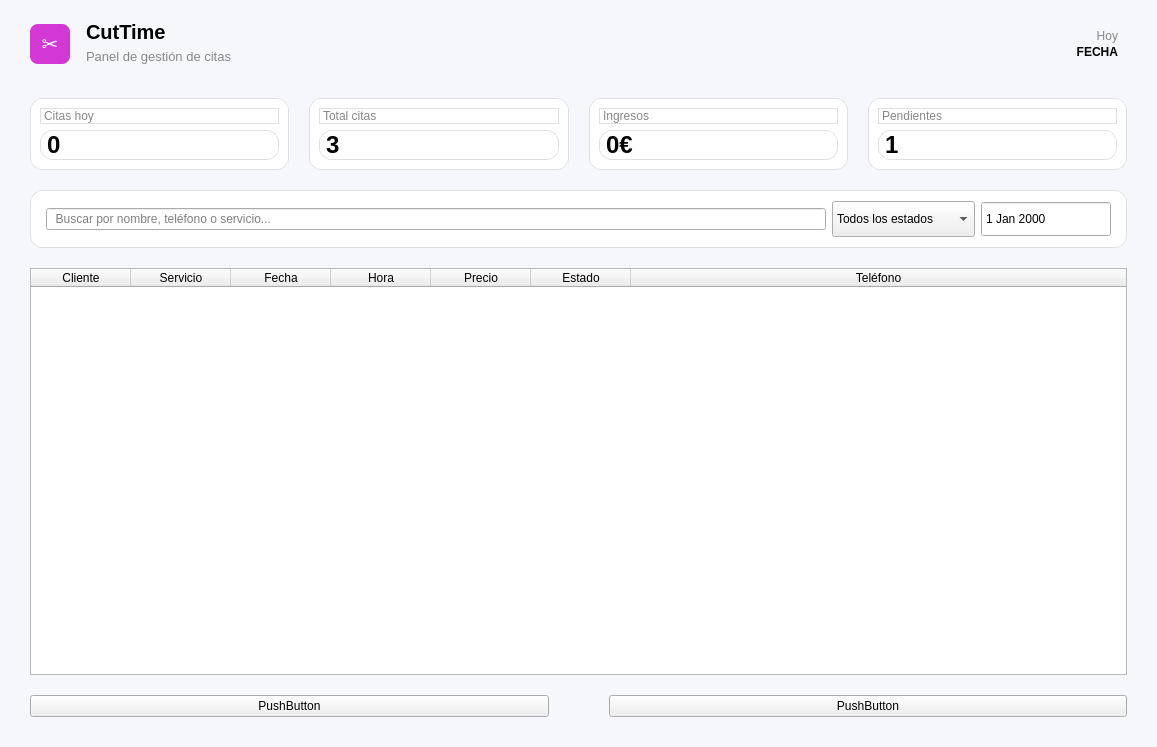
<?xml version="1.0" encoding="UTF-8"?>
<ui version="4.0">
 <class>MainWindow</class>
 <widget class="QMainWindow" name="MainWindow">
  <property name="geometry">
   <rect>
    <x>0</x>
    <y>0</y>
    <width>1157</width>
    <height>747</height>
   </rect>
  </property>
  <property name="windowTitle">
   <string>CutTime Dashboard</string>
  </property>
  <property name="styleSheet">
   <string notr="true">QMainWindow {
	background-color: #f5f7fb;
}
</string>
  </property>
  <widget class="QWidget" name="centralwidget">
   <layout class="QVBoxLayout" name="verticalLayout_Main">
    <property name="spacing">
     <number>20</number>
    </property>
    <property name="leftMargin">
     <number>30</number>
    </property>
    <property name="topMargin">
     <number>20</number>
    </property>
    <property name="rightMargin">
     <number>30</number>
    </property>
    <property name="bottomMargin">
     <number>30</number>
    </property>
    <item>
     <widget class="QWidget" name="headerContainer" native="true">
      <layout class="QHBoxLayout" name="horizontalLayout_Header">
       <property name="leftMargin">
        <number>0</number>
       </property>
       <property name="topMargin">
        <number>0</number>
       </property>
       <property name="rightMargin">
        <number>0</number>
       </property>
       <property name="bottomMargin">
        <number>10</number>
       </property>
       <item>
        <widget class="QLabel" name="logo">
         <property name="minimumSize">
          <size>
           <width>40</width>
           <height>40</height>
          </size>
         </property>
         <property name="maximumSize">
          <size>
           <width>40</width>
           <height>40</height>
          </size>
         </property>
         <property name="styleSheet">
          <string notr="true">background-color: #d438d4; border-radius: 8px; color: white; font-size: 20px; font-weight: bold;</string>
         </property>
         <property name="text">
          <string>✂</string>
         </property>
         <property name="alignment">
          <set>Qt::AlignmentFlag::AlignCenter</set>
         </property>
        </widget>
       </item>
       <item>
        <widget class="QWidget" name="titleWidget" native="true">
         <layout class="QVBoxLayout" name="verticalLayout_Title">
          <property name="spacing">
           <number>0</number>
          </property>
          <property name="leftMargin">
           <number>10</number>
          </property>
          <property name="topMargin">
           <number>0</number>
          </property>
          <property name="rightMargin">
           <number>0</number>
          </property>
          <property name="bottomMargin">
           <number>0</number>
          </property>
          <item>
           <widget class="QLabel" name="lblAppName">
            <property name="styleSheet">
             <string notr="true">font-size: 20px; font-weight: bold;</string>
            </property>
            <property name="text">
             <string>CutTime</string>
            </property>
           </widget>
          </item>
          <item>
           <widget class="QLabel" name="lblAppSub">
            <property name="styleSheet">
             <string notr="true">color: #888; font-size: 13px;</string>
            </property>
            <property name="text">
             <string>Panel de gestión de citas</string>
            </property>
           </widget>
          </item>
         </layout>
        </widget>
       </item>
       <item>
        <spacer name="horizontalSpacer">
         <property name="orientation">
          <enum>Qt::Orientation::Horizontal</enum>
         </property>
         <property name="sizeHint" stdset="0">
          <size>
           <width>40</width>
           <height>20</height>
          </size>
         </property>
        </spacer>
       </item>
       <item>
        <widget class="QWidget" name="dateWidget" native="true">
         <layout class="QVBoxLayout" name="verticalLayout_Date">
          <property name="spacing">
           <number>2</number>
          </property>
          <item>
           <widget class="QLabel" name="lblToday">
            <property name="styleSheet">
             <string notr="true">color: #888;</string>
            </property>
            <property name="text">
             <string>Hoy</string>
            </property>
            <property name="alignment">
             <set>Qt::AlignmentFlag::AlignRight|Qt::AlignmentFlag::AlignTrailing|Qt::AlignmentFlag::AlignVCenter</set>
            </property>
           </widget>
          </item>
          <item>
           <widget class="QLabel" name="lblFullDate">
            <property name="styleSheet">
             <string notr="true">font-weight: bold;</string>
            </property>
            <property name="text">
             <string>FECHA</string>
            </property>
            <property name="alignment">
             <set>Qt::AlignmentFlag::AlignRight|Qt::AlignmentFlag::AlignTrailing|Qt::AlignmentFlag::AlignVCenter</set>
            </property>
           </widget>
          </item>
         </layout>
        </widget>
       </item>
      </layout>
     </widget>
    </item>
    <item>
     <widget class="QWidget" name="cardsContainer" native="true">
      <layout class="QHBoxLayout" name="horizontalLayout_Cards">
       <property name="spacing">
        <number>20</number>
       </property>
       <property name="leftMargin">
        <number>0</number>
       </property>
       <property name="topMargin">
        <number>0</number>
       </property>
       <property name="rightMargin">
        <number>0</number>
       </property>
       <property name="bottomMargin">
        <number>0</number>
       </property>
       <item>
        <widget class="QFrame" name="card1">
         <property name="styleSheet">
          <string notr="true">background-color: white; border-radius: 12px; border: 1px solid #e0e0e0;</string>
         </property>
         <property name="frameShape">
          <enum>QFrame::Shape::StyledPanel</enum>
         </property>
         <property name="frameShadow">
          <enum>QFrame::Shadow::Raised</enum>
         </property>
         <layout class="QVBoxLayout" name="vl_c1">
          <item>
           <widget class="QLabel" name="lblTitleAppointments">
            <property name="styleSheet">
             <string notr="true">color: #888;</string>
            </property>
            <property name="text">
             <string>Citas hoy</string>
            </property>
           </widget>
          </item>
          <item>
           <widget class="QLabel" name="lblValAppointments">
            <property name="styleSheet">
             <string notr="true">font-size: 24px; font-weight: bold;</string>
            </property>
            <property name="text">
             <string>0</string>
            </property>
           </widget>
          </item>
         </layout>
        </widget>
       </item>
       <item>
        <widget class="QFrame" name="card2">
         <property name="styleSheet">
          <string notr="true">background-color: white; border-radius: 12px; border: 1px solid #e0e0e0;</string>
         </property>
         <property name="frameShape">
          <enum>QFrame::Shape::StyledPanel</enum>
         </property>
         <layout class="QVBoxLayout" name="vl_c2">
          <item>
           <widget class="QLabel" name="lblTitle2">
            <property name="styleSheet">
             <string notr="true">color: #888;</string>
            </property>
            <property name="text">
             <string>Total citas</string>
            </property>
           </widget>
          </item>
          <item>
           <widget class="QLabel" name="lblVal2">
            <property name="styleSheet">
             <string notr="true">font-size: 24px; font-weight: bold;</string>
            </property>
            <property name="text">
             <string>3</string>
            </property>
           </widget>
          </item>
         </layout>
        </widget>
       </item>
       <item>
        <widget class="QFrame" name="card3">
         <property name="styleSheet">
          <string notr="true">background-color: white; border-radius: 12px; border: 1px solid #e0e0e0;</string>
         </property>
         <property name="frameShape">
          <enum>QFrame::Shape::StyledPanel</enum>
         </property>
         <layout class="QVBoxLayout" name="vl_c3">
          <item>
           <widget class="QLabel" name="lblTitleEarnings">
            <property name="styleSheet">
             <string notr="true">color: #888;</string>
            </property>
            <property name="text">
             <string>Ingresos</string>
            </property>
           </widget>
          </item>
          <item>
           <widget class="QLabel" name="lblValEarnings">
            <property name="styleSheet">
             <string notr="true">font-size: 24px; font-weight: bold;</string>
            </property>
            <property name="text">
             <string>0€</string>
            </property>
           </widget>
          </item>
         </layout>
        </widget>
       </item>
       <item>
        <widget class="QFrame" name="card4">
         <property name="styleSheet">
          <string notr="true">background-color: white; border-radius: 12px; border: 1px solid #e0e0e0;</string>
         </property>
         <property name="frameShape">
          <enum>QFrame::Shape::StyledPanel</enum>
         </property>
         <layout class="QVBoxLayout" name="vl_c4">
          <item>
           <widget class="QLabel" name="lblTitlePending">
            <property name="styleSheet">
             <string notr="true">color: #888;</string>
            </property>
            <property name="text">
             <string>Pendientes</string>
            </property>
           </widget>
          </item>
          <item>
           <widget class="QLabel" name="lblValPending">
            <property name="styleSheet">
             <string notr="true">font-size: 24px; font-weight: bold;</string>
            </property>
            <property name="text">
             <string>1</string>
            </property>
           </widget>
          </item>
         </layout>
        </widget>
       </item>
      </layout>
     </widget>
    </item>
    <item>
     <widget class="QFrame" name="filterFrame">
      <property name="styleSheet">
       <string notr="true">QFrame#filterFrame { background-color: white; border-radius: 12px; border: 1px solid #e0e0e0; }</string>
      </property>
      <property name="frameShape">
       <enum>QFrame::Shape::StyledPanel</enum>
      </property>
      <property name="frameShadow">
       <enum>QFrame::Shadow::Raised</enum>
      </property>
      <layout class="QHBoxLayout" name="horizontalLayout_Filters">
       <property name="leftMargin">
        <number>15</number>
       </property>
       <property name="topMargin">
        <number>10</number>
       </property>
       <property name="rightMargin">
        <number>15</number>
       </property>
       <property name="bottomMargin">
        <number>10</number>
       </property>
       <item>
        <widget class="QLineEdit" name="searchEdit">
         <property name="placeholderText">
          <string>  Buscar por nombre, teléfono o servicio...</string>
         </property>
        </widget>
       </item>
       <item>
        <widget class="QComboBox" name="comboStatus">
         <property name="minimumSize">
          <size>
           <width>143</width>
           <height>36</height>
          </size>
         </property>
         <property name="mouseTracking">
          <bool>false</bool>
         </property>
         <item>
          <property name="text">
           <string>Todos los estados</string>
          </property>
         </item>
         <item>
          <property name="text">
           <string>Confirmada</string>
          </property>
         </item>
         <item>
          <property name="text">
           <string>Pendiente</string>
          </property>
         </item>
        </widget>
       </item>
       <item>
        <widget class="QDateEdit" name="dateEdit">
         <property name="sizePolicy">
          <sizepolicy hsizetype="Preferred" vsizetype="Fixed">
           <horstretch>0</horstretch>
           <verstretch>0</verstretch>
          </sizepolicy>
         </property>
         <property name="minimumSize">
          <size>
           <width>130</width>
           <height>36</height>
          </size>
         </property>
         <property name="alignment">
          <set>Qt::AlignmentFlag::AlignJustify|Qt::AlignmentFlag::AlignVCenter</set>
         </property>
         <property name="buttonSymbols">
          <enum>QAbstractSpinBox::ButtonSymbols::NoButtons</enum>
         </property>
        </widget>
       </item>
      </layout>
     </widget>
    </item>
    <item>
     <widget class="QTableWidget" name="tableAppointments">
      <property name="maximumSize">
       <size>
        <width>16777215</width>
        <height>2000</height>
       </size>
      </property>
      <property name="focusPolicy">
       <enum>Qt::FocusPolicy::NoFocus</enum>
      </property>
      <property name="showGrid">
       <bool>false</bool>
      </property>
      <property name="sortingEnabled">
       <bool>true</bool>
      </property>
      <attribute name="horizontalHeaderCascadingSectionResizes">
       <bool>true</bool>
      </attribute>
      <attribute name="horizontalHeaderStretchLastSection">
       <bool>true</bool>
      </attribute>
      <attribute name="verticalHeaderVisible">
       <bool>false</bool>
      </attribute>
      <column>
       <property name="text">
        <string>Cliente</string>
       </property>
      </column>
      <column>
       <property name="text">
        <string>Servicio</string>
       </property>
      </column>
      <column>
       <property name="text">
        <string>Fecha</string>
       </property>
      </column>
      <column>
       <property name="text">
        <string>Hora</string>
       </property>
      </column>
      <column>
       <property name="text">
        <string>Precio</string>
       </property>
      </column>
      <column>
       <property name="text">
        <string>Estado</string>
       </property>
      </column>
      <column>
       <property name="text">
        <string>Teléfono</string>
       </property>
      </column>
     </widget>
    </item>
    <item>
     <layout class="QHBoxLayout" name="horizontalLayout">
      <item>
       <widget class="QPushButton" name="pushButton_2">
        <property name="text">
         <string>PushButton</string>
        </property>
       </widget>
      </item>
      <item>
       <spacer name="horizontalSpacer_2">
        <property name="orientation">
         <enum>Qt::Orientation::Horizontal</enum>
        </property>
        <property name="sizeType">
         <enum>QSizePolicy::Policy::Fixed</enum>
        </property>
        <property name="sizeHint" stdset="0">
         <size>
          <width>40</width>
          <height>20</height>
         </size>
        </property>
       </spacer>
      </item>
      <item>
       <widget class="QPushButton" name="pushButton">
        <property name="sizePolicy">
         <sizepolicy hsizetype="Minimum" vsizetype="Fixed">
          <horstretch>0</horstretch>
          <verstretch>0</verstretch>
         </sizepolicy>
        </property>
        <property name="text">
         <string>PushButton</string>
        </property>
       </widget>
      </item>
     </layout>
    </item>
   </layout>
  </widget>
 </widget>
 <resources/>
 <connections/>
</ui>
